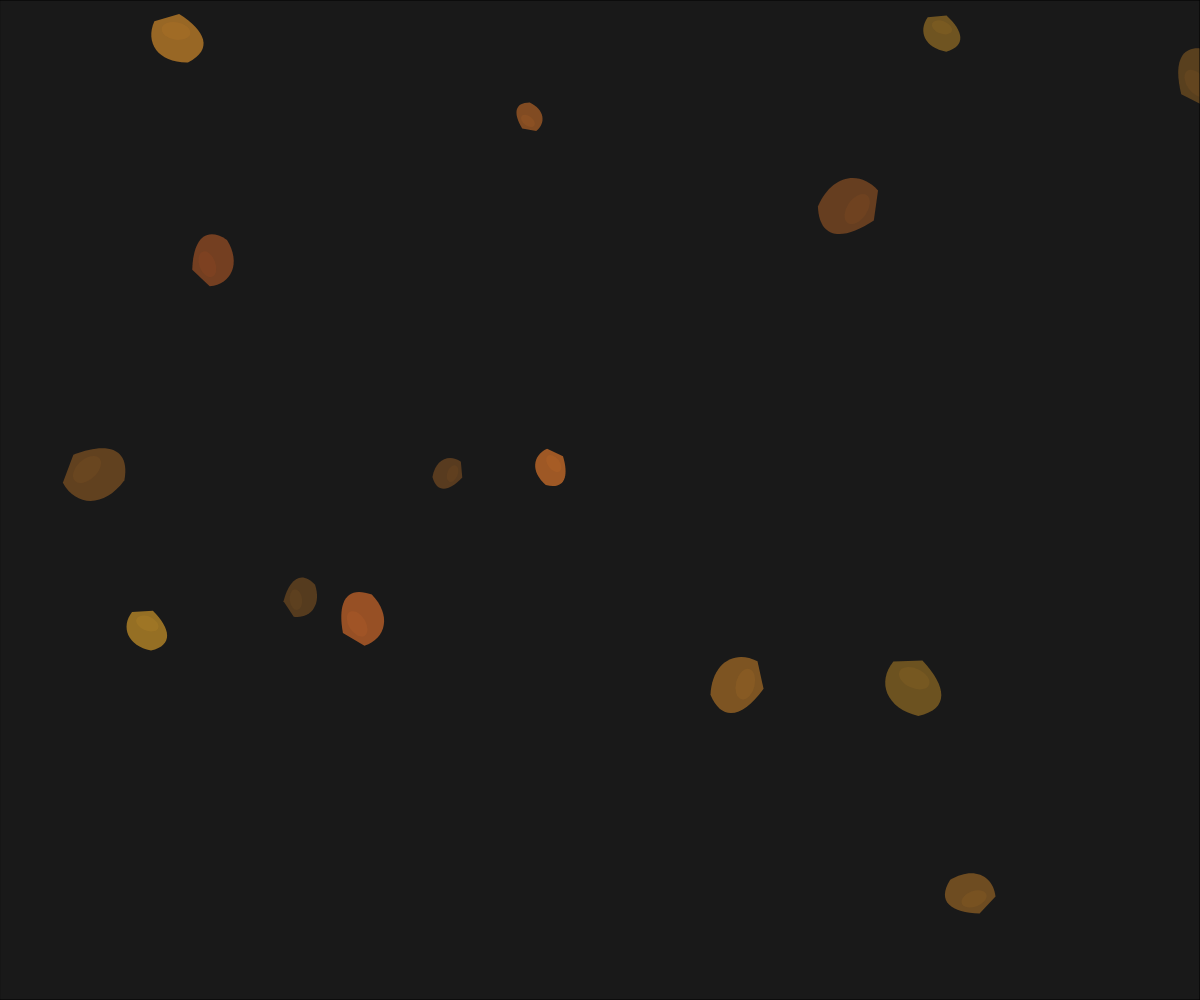
Frame 1 (no input)
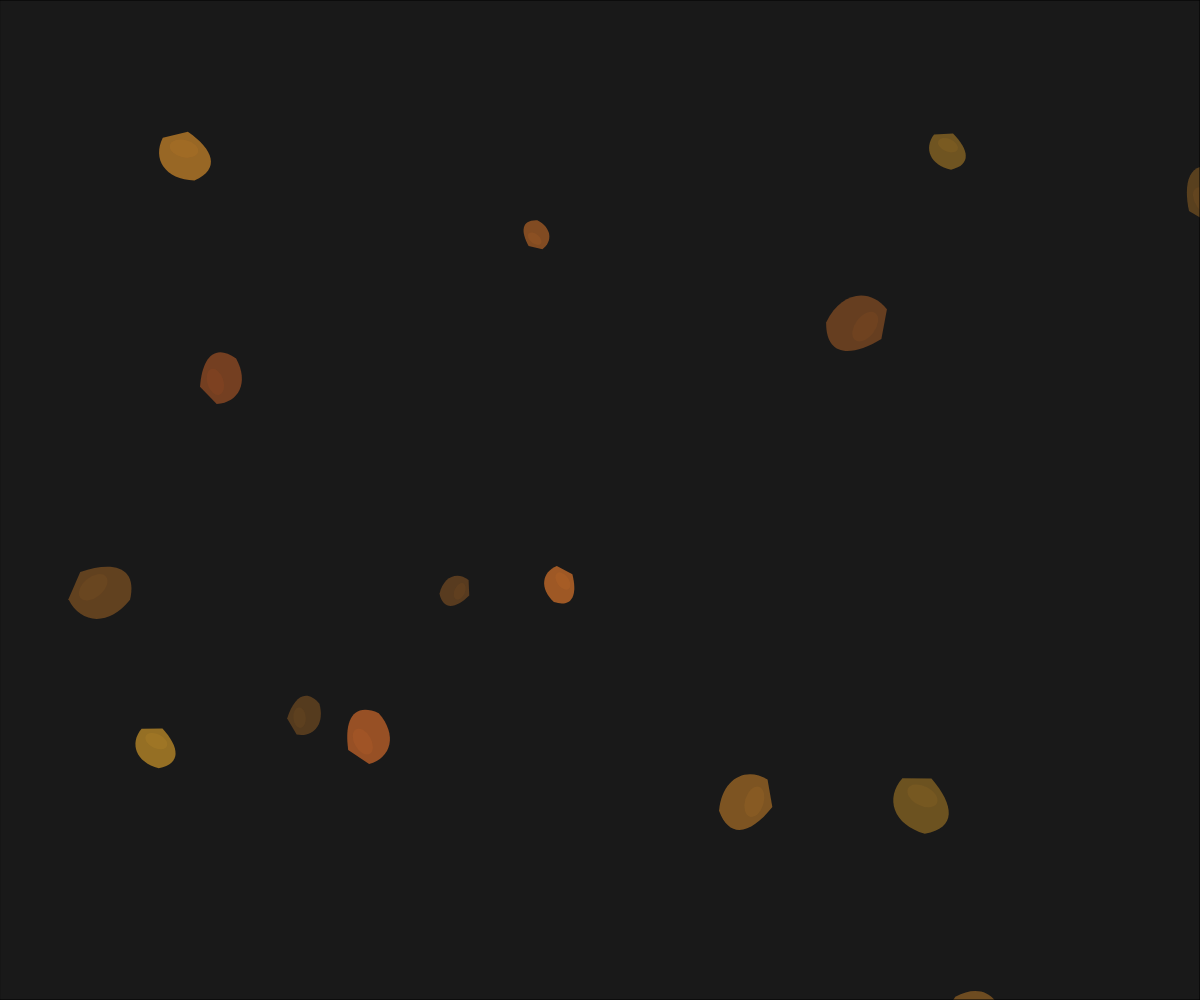
Frame 60 (no input)
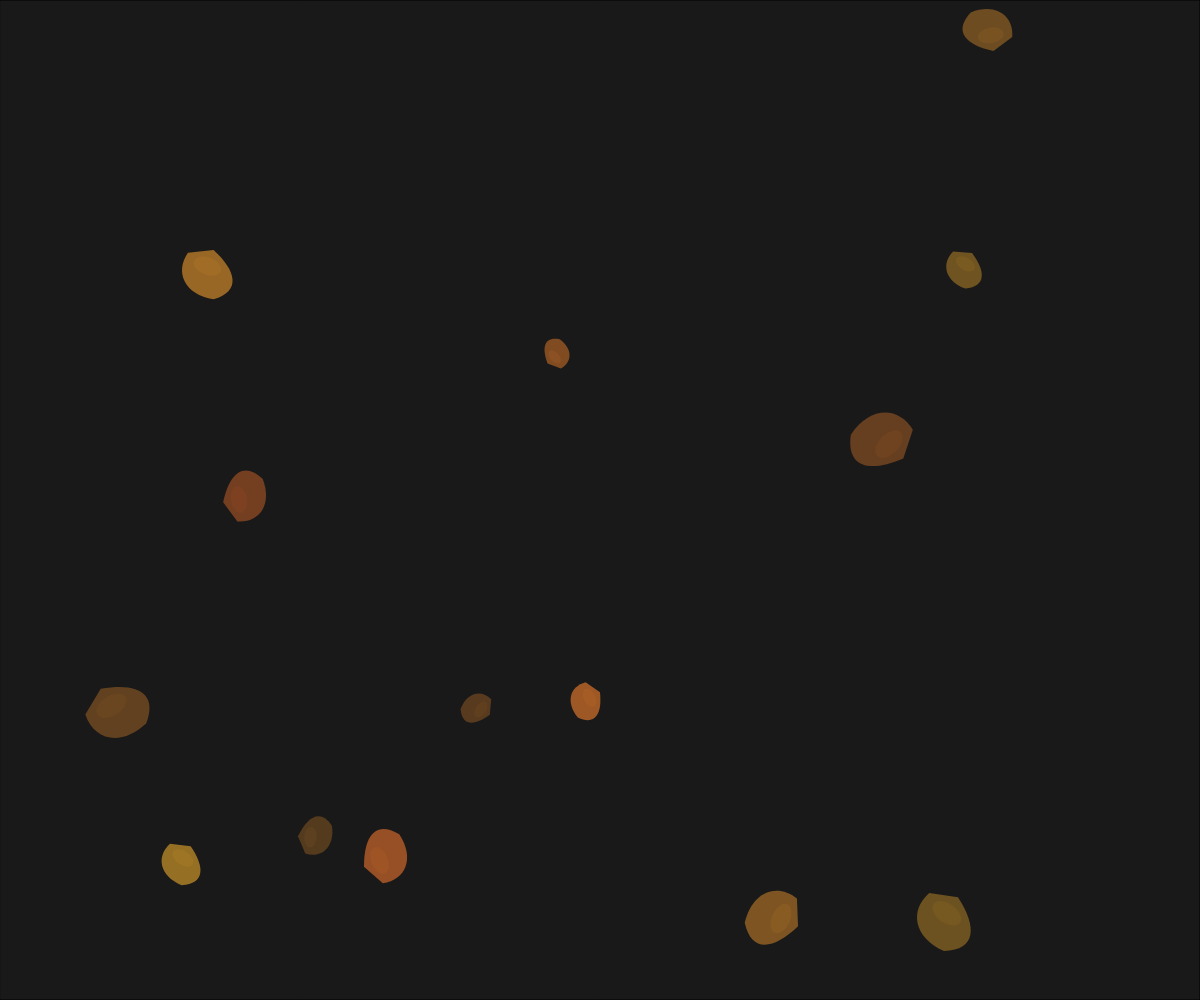
Frame 120 (the mouse pressed at the canvas centre since frame 60)

The p5.js sketch that drew these frames (run headless with seeded random() and noise() and a simulated clock; from frame 60 on, the mouse is pressed at the canvas centre):

// p5.js sketch
// ── sketch.js
let horseShapes = [];
let numShapes = 15;
let time = 0;

function setup() {
  createCanvas(windowWidth, windowHeight);
  colorMode(HSB, 360, 100, 100, 1);
  
  // Initialize horse shapes with varying properties
  for (let i = 0; i < numShapes; i++) {
    horseShapes.push({
      x: random(width),
      y: random(height),
      size: random(30, 80),
      angle: random(TWO_PI),
      speed: random(0.02, 0.05),
      hue: random(20, 40), // Earth tones
      alpha: random(0.3, 0.7)
    });
  }
}

function draw() {
  background(0, 0, 10); // Dark background to enhance contrast
  
  time += 0.05;
  
  // Draw each horse silhouette
  for (let i = 0; i < horseShapes.length; i++) {
    let shape = horseShapes[i];
    
    // Update position and angle based on time
    shape.x += sin(time * shape.speed) * 2;
    shape.y += cos(time * shape.speed) * 2;
    shape.angle += sin(time * 0.01) * 0.05;
    
    // Keep shapes within canvas bounds
    if (shape.x < -50) shape.x = width + 50;
    if (shape.x > width + 50) shape.x = -50;
    if (shape.y < -50) shape.y = height + 50;
    if (shape.y > height + 50) shape.y = -50;
    
    // Draw flowing horse silhouette
    push();
    translate(shape.x, shape.y);
    rotate(shape.angle);
    
    noStroke();
    fill(shape.hue, 80, 90, shape.alpha);
    
    // Create a flowing, organic shape resembling a galloping horse
    beginShape();
    vertex(0, -shape.size * 0.3);
    bezierVertex(
      shape.size * 0.5, -shape.size * 0.1,
      shape.size * 0.7, shape.size * 0.2,
      shape.size * 0.3, shape.size * 0.5
    );
    bezierVertex(
      -shape.size * 0.2, shape.size * 0.6,
      -shape.size * 0.5, shape.size * 0.3,
      -shape.size * 0.4, -shape.size * 0.1
    );
    endShape(CLOSE);
    
    // Add a trail effect
    fill(shape.hue, 80, 90, shape.alpha * 0.2);
    ellipse(0, 0, shape.size * 0.5, shape.size * 0.3);
    
    pop();
  }
  
  // Add dynamic motion blur or trailing effect
  fill(0, 0, 0, 0.05); // Very light overlay for trail effect
  rect(0, 0, width, height);
}

function windowResized() {
  resizeCanvas(windowWidth, windowHeight);
}
